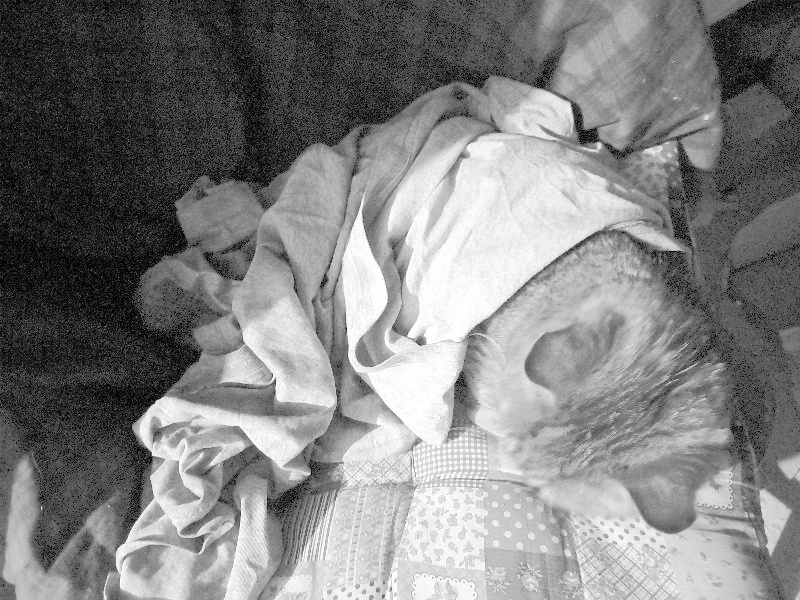
//> input picture T3/izjednacena.jpg, 800 x 600 px
$ ./main   (built with g++ and OpenCV 4)
//> lines starting //> are read from the running program, lines starting //| are printed output that depends on the picture; after the words box and inside, x2 and y2 are one past the last pixel; in counts of white or black regions, pixels touching at a corner belong together
#include <opencv4/opencv2/highgui.hpp>
#include <opencv4/opencv2/core.hpp>
#include <opencv4/opencv2/imgproc.hpp>
#include <opencv4/opencv2/imgcodecs.hpp>
#include <opencv4/opencv2/core/fast_math.hpp>
#include <vector>

int main() {

    // Ucitavanje slike kojoj trazimo histogram:
    cv::Mat slika = cv::imread("../izjednacena.jpg", cv::IMREAD_GRAYSCALE);
//> slika is the input picture: 600 rows x 800 cols, CV_8UC1; min 0, max 255, mean 128.9

    // Razdvajanje slike na 3 kanala (B, G i R):
    //std::vector<cv::Mat> kanali;
    //cv::split(slika, kanali);

    // Kako radimo sa B, G i R prostorima, znamo da su njihove vrijednosti od 0 do 255:
    int histSize = 256;
    float range[] = {0, 256};
    const float* histRange[] = {range};

    cv::Mat b_hist, g_hist, r_hist;

    // Postoji funkcija u OpenCV-u koja nam racuna histogram:
    cv::calcHist(&slika, 1, 0, cv::Mat(), b_hist, 1, &histSize, histRange, true, false);
//> b_hist = 256 values, max 4518 at index 28, min 73 at index 34, mean 1875
    //cv::calcHist(&kanali[1], 1, 0, cv::Mat(), g_hist, 1, &histSize, histRange, true, false);
    //cv::calcHist(&kanali[2], 1, 0, cv::Mat(), r_hist, 1, &histSize, histRange, true, false);

    // Treba napraviti sliku koja ce prikazati histograme za B, G i R:
    int hist_sirina = 512, hist_visina = 400;
    int bin_sirina = cvRound((double) hist_sirina / histSize );
    cv::Mat histogramSlike(hist_visina, hist_sirina, CV_8UC3, cv::Scalar(255, 255, 255));

    // Prije iscrtavanja histograma, potrebno je normalizirati svaki histogram tako da vrijednosti
    // upadaju u opseg parametara koje smo naveli:
    cv::normalize(b_hist, b_hist, 0, histogramSlike.rows, cv::NORM_MINMAX, -1, cv::Mat());
//> b_hist = 256 values, max 400 at index 28, min 0 at index 34, mean 162.2
    //cv::normalize(g_hist, g_hist, 0, histogramSlike.rows, cv::NORM_MINMAX, -1, cv::Mat());
    //cv::normalize(r_hist, r_hist, 0, histogramSlike.rows, cv::NORM_MINMAX, -1, cv::Mat());

    // Crtanje histograma tako sto pristupamo binovima i crtamo vrijednosti:
    for(int i = 1; i < histSize; i++) {
        cv::line(histogramSlike, cv::Point(bin_sirina * (i - 1), hist_visina - cvRound(b_hist.at<float>(i - 1))),
                 cv::Point(bin_sirina * (i), hist_visina - cvRound(b_hist.at<float>(i))), cv::Scalar(0, 0, 0), 2, 8, 0);
        /*cv::line(histogramSlike, cv::Point(bin_sirina * (i - 1), hist_visina - cvRound(g_hist.at<float>(i - 1))),
                 cv::Point(bin_sirina * (i), hist_visina - cvRound(g_hist.at<float>(i))), cv::Scalar(0, 255, 0), 2, 8, 0);
        cv::line(histogramSlike, cv::Point(bin_sirina * (i - 1), hist_visina - cvRound(r_hist.at<float>(i - 1))),
                 cv::Point(bin_sirina * (i), hist_visina - cvRound(r_hist.at<float>(i))), cv::Scalar(0, 0, 255), 2, 8, 0);*/
    }
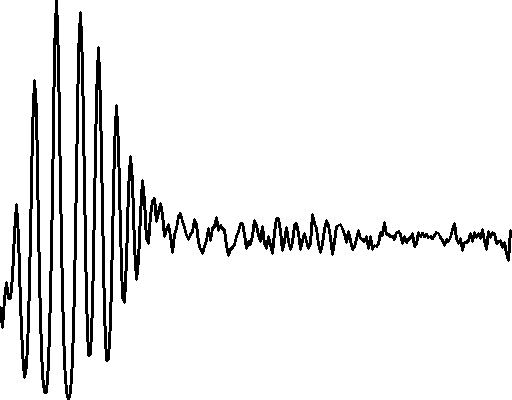
//> histogramSlike: 400 rows x 512 cols, CV_8UC3; 92.5% white; 1 black region, box (x1, y1, x2, y2) and area: (0, 0, 512, 400) 15336

    // Prikaz slike i histograma te slike:
    cv::imshow("Slika", slika);
    cv::imshow("Histogram", histogramSlike);

    cv::waitKey();

    cv::imwrite("../histogram_izjednacene.jpg", histogramSlike);

    return 0;
}
